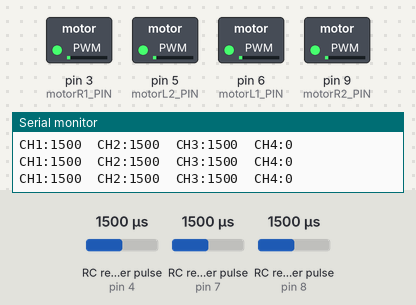
Simulated run of this sketch. Board: Arduino Uno, built with avr-gcc and run on an emulated ATmega328P. Shown: switched loads named in the sketch (green lamp = pin HIGH), the last lines printed to the serial monitor. Wiring (inferred from the names in the program): 3 × RC receiver channel: data pin 4 / data pin 7 / data pin 8. Inputs (shaded band) come from the test bench; at power-on: RC receiver pulse (sensors on pin 8, pin 4, pin 7) 1500 µs.

Above: at 1.2 s.
1.3 s: RC receiver pulse (sensor on pin 8) set to 1020 µs
At 2.2 s:
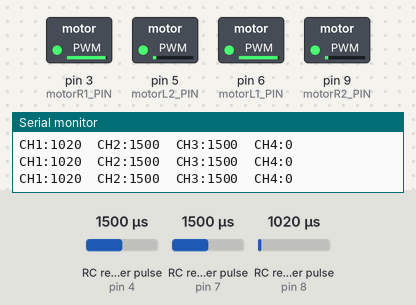
4.3 s: RC receiver pulse (sensor on pin 8) set to 1980 µs
At 6.2 s:
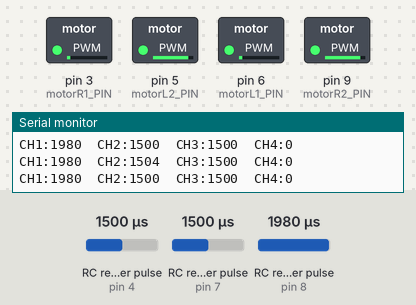
7.3 s: RC receiver pulse (sensor on pin 8) set to 1250 µs
At 8.4 s:
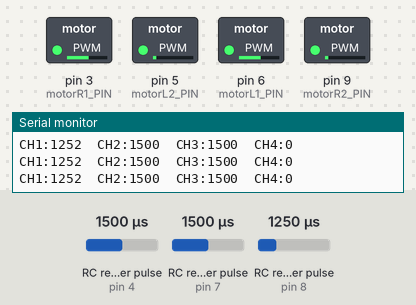
10.3 s: RC receiver pulse (sensor on pin 8) set to 1750 µs
At 12.9 s:
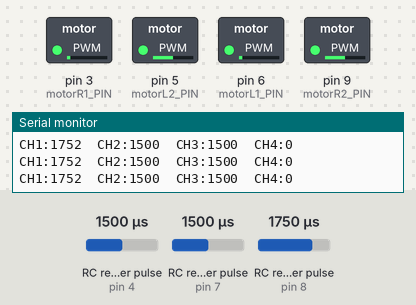
Timing chart, 0 to 14.0 s (numbered marks = the images above; inputs shaded):
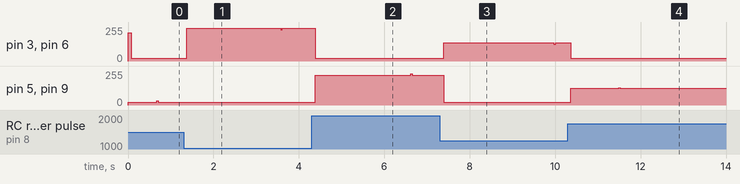

Measured:
- after the input at 1.3 s, pin 3 (motorR1_PIN), pin 6 (motorL1_PIN): 20/255 → 246/255 after 0.08 s
- after the input at 4.3 s, pin 3 (motorR1_PIN), pin 6 (motorL1_PIN): 246/255 → 20/255 after 0.09 s; pin 5 (motorL2_PIN), pin 9 (motorR2_PIN): 20/255 → 225/255 after 0.09 s
- after the input at 7.3 s, pin 3 (motorR1_PIN), pin 6 (motorL1_PIN): 20/255 → 137/255 after 0.09 s
- after the input at 10.3 s, pin 3 (motorR1_PIN), pin 6 (motorL1_PIN): 137/255 → 20/255 after 0.06 s; pin 5 (motorL2_PIN), pin 9 (motorR2_PIN): 20/255 → 127/255 after 0.06 s

The sketch:

RC_4channels_motor.ino
```cpp
/*
   Minimal decoding of multiple RC channels using pin change interrupts

   Does not check for reasonable values or timeouts

   Based on https://ryanboland.com/blog/reading-rc-receiver-values

  change log

  02 may 2022 - ms - initial entry
  24 may 2022 - ms - changed RC_CHx_PIN names
  15 sep 2022 - ms - changed pin numbers to new assignments

*/

// install this library from the library manager
// by Mike "GreyGnome" Schwager
#include <EnableInterrupt.h>

#define SERIAL_PORT_SPEED 9600
#define RC_NUM_CHANNELS  4

#define RC_CH1  0
#define RC_CH2  1
#define RC_CH3  2
#define RC_CH4  3

#define RC_CH1_PIN  8
#define RC_CH2_PIN  7
#define RC_CH3_PIN  4
#define RC_CH4_PIN  2

#define motorL1_PIN 6
#define motorL2_PIN 5
#define motorR1_PIN 3
#define motorR2_PIN 9

float motor_val_f;
float motor_val_b;

uint16_t rc_values[RC_NUM_CHANNELS];
uint32_t rc_start[RC_NUM_CHANNELS];
volatile uint16_t rc_shared[RC_NUM_CHANNELS];

void rc_read_values() {
  noInterrupts();
  memcpy(rc_values, (const void *)rc_shared, sizeof(rc_shared));
  interrupts();
}

void calc_input(uint8_t channel, uint8_t input_pin) {
  if (digitalRead(input_pin) == HIGH) {
    rc_start[channel] = micros();
  } else {
    uint16_t rc_compare = (uint16_t)(micros() - rc_start[channel]);
    rc_shared[channel] = rc_compare;
  }
}

void calc_ch1() {
  calc_input(RC_CH1, RC_CH1_PIN);
}
void calc_ch2() {
  calc_input(RC_CH2, RC_CH2_PIN);
}
void calc_ch3() {
  calc_input(RC_CH3, RC_CH3_PIN);
}
void calc_ch4() {
  calc_input(RC_CH4, RC_CH4_PIN);
}

void setup() {
  Serial.begin(SERIAL_PORT_SPEED);

  pinMode(RC_CH1_PIN, INPUT);
  pinMode(RC_CH2_PIN, INPUT);
  pinMode(RC_CH3_PIN, INPUT);
  pinMode(RC_CH4_PIN, INPUT);

  enableInterrupt(RC_CH1_PIN, calc_ch1, CHANGE);
  enableInterrupt(RC_CH2_PIN, calc_ch2, CHANGE);
  enableInterrupt(RC_CH3_PIN, calc_ch3, CHANGE);
  enableInterrupt(RC_CH4_PIN, calc_ch4, CHANGE);

  pinMode(motorL1_PIN, OUTPUT);
  pinMode(motorL2_PIN, OUTPUT);
  pinMode(motorR1_PIN, OUTPUT);
  pinMode(motorR2_PIN, OUTPUT);
}

void loop() {
  rc_read_values();
  motor_val_f = map(rc_values[RC_CH1], 1500, 2050, 20, 255);
  motor_val_b = map(rc_values[RC_CH1], 1000, 1500, 255, 20);
  Serial.print("CH1:"); Serial.print(rc_values[RC_CH1]); Serial.print("\t");
  Serial.print("CH2:"); Serial.print(rc_values[RC_CH2]); Serial.print("\t");
  Serial.print("CH3:"); Serial.print(rc_values[RC_CH3]); Serial.print("\t");
  Serial.print("CH4:"); Serial.println(rc_values[RC_CH4]);

  //control the motor
  if (rc_values[RC_CH1] >= 1500) {
    //left
    analogWrite(motorL2_PIN, motor_val_f);
    analogWrite(motorL1_PIN, 20);
    //right
    analogWrite(motorR2_PIN, motor_val_f);
    analogWrite(motorR1_PIN, 20);
  } else {
    //left
    analogWrite(motorL2_PIN, 20);
    analogWrite(motorL1_PIN, motor_val_b);
    //right
    analogWrite(motorR2_PIN, 20);
    analogWrite(motorR1_PIN, motor_val_b);
  }
}
```
